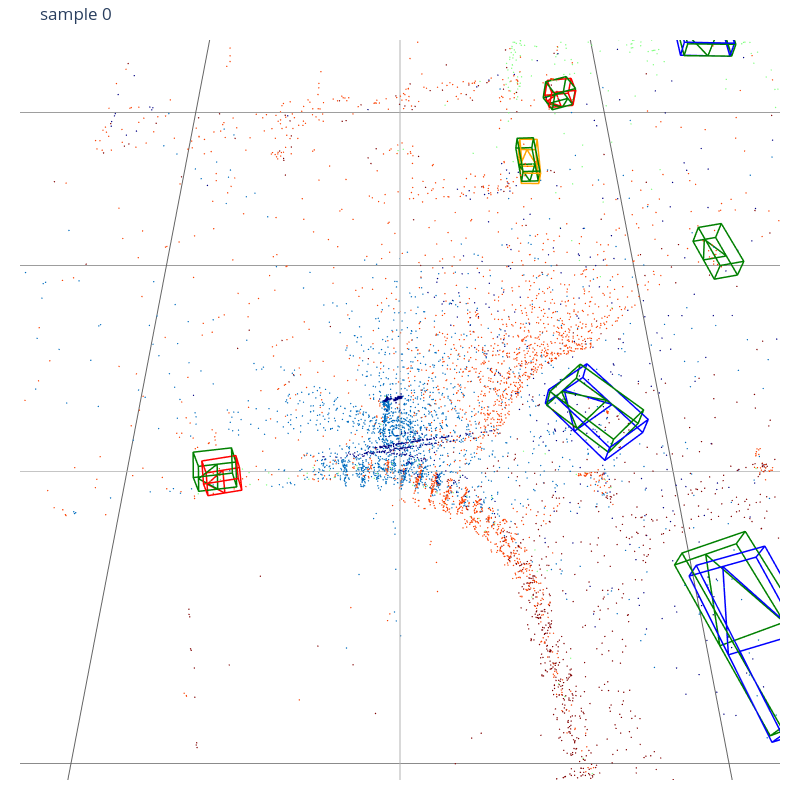

The code cell stored with this chart in its notebook:
### Markdown cell above
## Sample views

A handful of samples spread across the held-out test sequences, run through
the model as-is.

### Code cell
visualize_sample(0)
